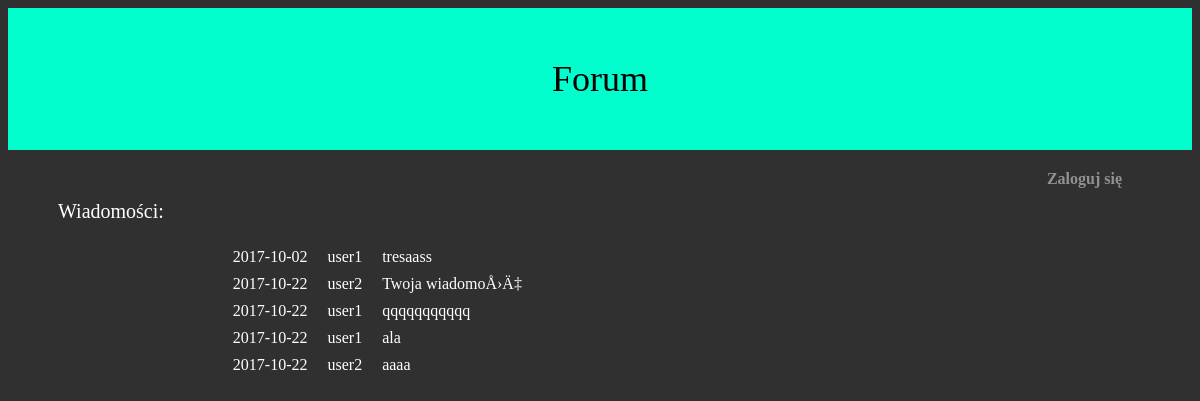
Page /wiadomosci.php on the committed database.
### tables this page shows
CREATE TABLE IF NOT EXISTS `messages` (
  `id` int(11) NOT NULL,
  `id_user` int(11) NOT NULL,
  `text` text NOT NULL,
  `data_dod` date NOT NULL
);

CREATE TABLE IF NOT EXISTS `users` (
  `id` int(11) NOT NULL,
  `login` text NOT NULL,
  `haslo` text NOT NULL
);

### wiadomosci.php (the view, shortened to what this page needs)
<html xmlns="http://www.w3.org/1999/xhtml">
    <head>
        <link href="css/style.css" rel="stylesheet" type="text/css" />
    </head>
    <body>
        <div id="tytul">Forum</div>
        <div class="tytul">Wiadomości:</div>
        <div id="tabela">
        <?php
            if(isset($_SESSION['login']))
            {
                echo '<div id="witaj">Witaj '.$_SESSION['login'].'! <a href="logout.php">(Wyloguj się)</a></div>';
                echo '<br/><br/><br/><form method="get" action="wiadomosci.php">';
                echo '<textarea cols="50" rows="5" name="tekst" >Twoja wiadomość...</textarea> ';
                echo '<input type="hidden" name="akcja" value="dodaj">';
                echo '<input type="submit" value="Dodaj">';
                echo '</form>';
		    }
            else
            {
			     echo '<div id="witaj"><a href="index.php">Zaloguj się</a></div>';
            }
            $wynik = mysql_query("SELECT id_user, data_dod, login, text, m.id FROM users u, messages m WHERE  m.id_user=u.id")or die('Błąd zapytania');
            echo "<br/><br/>";
            if(mysql_num_rows($wynik) > 0)
            {
                echo "<br/><br/><br/><table>";
                while($r = mysql_fetch_assoc($wynik))
                {
                    echo "<tr>";
		            echo "<td>".$r['data_dod']."</td>";
                    echo "<td>".$r['login']."</td>";
                    echo "<td>".$r['text']."</td>";
                    echo "</tr>";
                }
                echo "</table>";
            }
        ?>
        </div>
    </body>
</html>

### css/style.css (style rules this page uses)
body { background-color: #303030; color: #ffffff; font-family: Verdana; }
#tytul { text-align: center; font-size: 36px; padding: 50px; background-color: #00FFCC; color: black; }
a { text-decoration: none; color: #919191; font-weight: bold; }
.tytul { padding: 50px; font-size: 20px; float: left; }
#witaj { padding: 20px; float: right; }
#tabela { padding: 50px; padding-top: 0px; }
table { border-spacing: 5mm 2mm; }

### rows in the picture
messages: data_dod "2017-10-02", id_user.login "user1", text "tresaass"
messages: data_dod "2017-10-22", id_user.login "user2", text "Twoja wiadomoÅ›Ä‡"
messages: data_dod "2017-10-22", id_user.login "user1", text "qqqqqqqqqqq"
messages: data_dod "2017-10-22", id_user.login "user1", text "ala"
messages: data_dod "2017-10-22", id_user.login "user2", text "aaaa"
